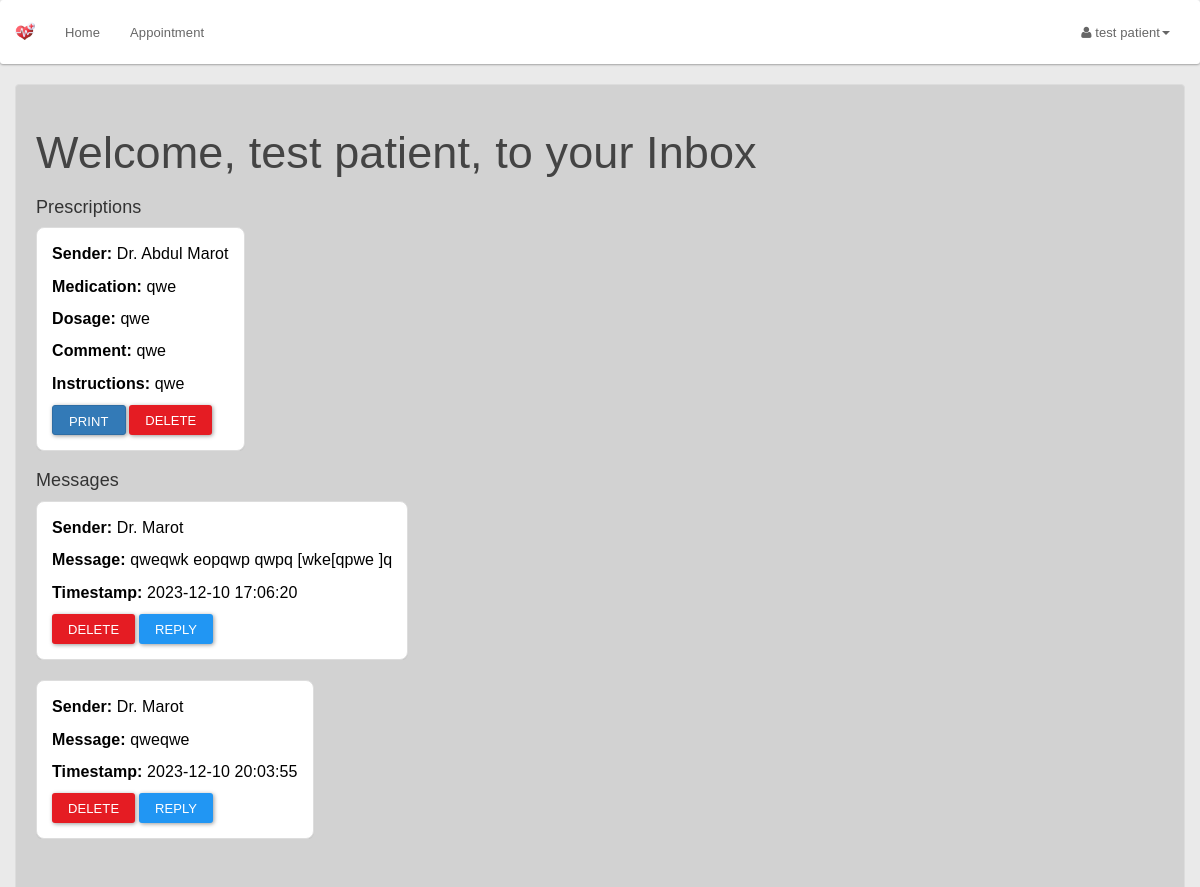
Screenshot of /patient/inbox.php (signed in) with the database file from the repository.
### tables this page shows
CREATE TABLE `patient` (
  `philhealthId` bigint(12) NOT NULL,
  `password` varchar(20) NOT NULL,
  `patientFirstName` varchar(20) NOT NULL,
  `patientLastName` varchar(20) NOT NULL,
  `patientMaritialStatus` varchar(10) NOT NULL,
  `patientDOB` date NOT NULL,
  `patientGender` varchar(10) NOT NULL,
  `patientAddress` varchar(100) NOT NULL,
  `patientPhone` varchar(15) NOT NULL,
  `patientEmail` varchar(100) NOT NULL,
  `appointmentType` enum('tb','prenatal') NOT NULL DEFAULT 'tb'
);

CREATE TABLE `prenatalprescription` (
  `prescriptionId` int(11) NOT NULL,
  `philhealthId` bigint(20) DEFAULT NULL,
  `medication` varchar(255) NOT NULL,
  `icDoctor` bigint(20) DEFAULT NULL,
  `dosage` varchar(100) NOT NULL,
  `comment` text NOT NULL,
  `instructions` text NOT NULL,
  `prescriptionDate` date DEFAULT current_timestamp()
);

CREATE TABLE `doctor` (
  `icDoctor` bigint(12) NOT NULL,
  `password` varchar(20) NOT NULL,
  `doctorId` int(3) NOT NULL,
  `doctorFirstName` varchar(50) NOT NULL,
  `doctorLastName` varchar(50) NOT NULL,
  `doctorAddress` varchar(100) NOT NULL,
  `doctorPhone` varchar(15) NOT NULL,
  `doctorEmail` varchar(20) NOT NULL,
  `doctorDOB` date NOT NULL,
  `doctorRole` varchar(255) DEFAULT NULL
);

CREATE TABLE `doctormessages` (
  `messageId` int(11) NOT NULL,
  `senderId` bigint(20) DEFAULT NULL,
  `receiverId` bigint(20) DEFAULT NULL,
  `messageContent` text DEFAULT NULL,
  `timestamp` timestamp NOT NULL DEFAULT current_timestamp()
);

### patient/inbox.php (the view, shortened to what this page needs)
<?php
include_once '../assets/conn/dbconnect.php';
$session = $_SESSION['patientSession'];
$res = mysqli_query($con, "SELECT * FROM patient WHERE philhealthId=" . $session);
$userRow = mysqli_fetch_array($res, MYSQLI_ASSOC);
$appointmentType = $userRow['appointmentType'];
$prescriptionQuery = "";
if ($appointmentType === 'tb') {
    $prescriptionQuery = "SELECT t.*, d.doctorFirstName, d.doctorLastName
                          FROM tbprescription t
                          JOIN doctor d ON t.icDoctor = d.icDoctor
                          WHERE t.philhealthId=" . $userRow['philhealthId'];
} elseif ($appointmentType === 'prenatal') {
    $prescriptionQuery = "SELECT p.*, d.doctorFirstName, d.doctorLastName
                          FROM prenatalprescription p
                          JOIN doctor d ON p.icDoctor = d.icDoctor
                          WHERE p.philhealthId=" . $userRow['philhealthId'];
}
if (!empty($prescriptionQuery)) {
    $prescriptionResult = mysqli_query($con, $prescriptionQuery);
} else {
    echo "Error: Appointment type not found.";
    exit;
}
function getAppointmentLink($appointmentType, $patientId)
{
    if ($appointmentType == 'tb') {
        return "tbpatientapplist.php?patientId=$patientId";
    } elseif ($appointmentType == 'prenatal') {
        return "patientapplist.php?patientId=$patientId";
    } else {
        return "#";
    }
}
?>
<!DOCTYPE html>
<html lang="en">
<head>
    <link href="assets/css/material.css" rel="stylesheet">
    <link href="assets/css/default/style.css" rel="stylesheet">
    <link href="assets/css/default/blocks.css" rel="stylesheet">
    <link href="assets/css/date/bootstrap-datepicker.css" rel="stylesheet">
    <link href="assets/css/date/bootstrap-datepicker3.css" rel="stylesheet">
    <link rel="stylesheet" href="assets/font-awesome/css/font-awesome.min.css" />
</head>
<body>
    <nav class="navbar navbar-default" role="navigation">
        <div class="container-fluid">
            <div class="navbar-header">
                <a class="navbar-brand" href="patient.php"><img alt="Brand" src="assets/img/cd-logo.png" height="20px"></a>
            </div>
            <div class="collapse navbar-collapse" id="bs-example-navbar-collapse-1">
                <ul class="nav navbar-nav">
                    <li><a href="patient.php">Home</a></li>
                    <li>
                        <a href="<?php echo getAppointmentLink($userRow['appointmentType'], $userRow['philhealthId']); ?>">Appointment</a>
                    </li>
                </ul>
                <ul class="nav navbar-nav navbar-right">
                    <li class="dropdown">
                        <a href="#" class="dropdown-toggle" data-toggle="dropdown"><i class="fa fa-user"></i> <?php echo $userRow['patientFirstName']; ?> <?php echo $userRow['patientLastName']; ?><b class="caret"></b></a>
                    </li>
                </ul>
            </div>
        </div>
    </nav>
    <div class="container">
        <section style="padding-bottom: 50px; padding-top: 0;">
            <div class="row">
                <div class="col-md-12">
                    <h2>Welcome, <?php echo $userRow['patientFirstName'] . ' ' . $userRow['patientLastName']; ?>, to your Inbox</h2>
                    <h3 class="prescriptions-header">Prescriptions</h3>
                    <?php
                    while ($prescriptionRow = mysqli_fetch_array($prescriptionResult, MYSQLI_ASSOC)) {
                        $messageClass = ($prescriptionRow['philhealthId']) ? 'doctor-message' : 'user-message';
                    ?>
                        <div class="message-container <?php echo $messageClass; ?>">
                            <div class="message">
                                <p><strong>Sender:</strong> Dr. <?php echo $prescriptionRow['doctorFirstName'] . ' ' . $prescriptionRow['doctorLastName']; ?></p>
                                <p><strong>Medication:</strong> <?php echo $prescriptionRow['medication']; ?></p>
                                <p><strong>Dosage:</strong> <?php echo $prescriptionRow['dosage']; ?></p>
                                <p><strong>Comment:</strong> <?php echo $prescriptionRow['comment']; ?></p>
                                <p><strong>Instructions:</strong> <?php echo $prescriptionRow['instructions']; ?></p>
                                <button class="btn btn-primary btn-print custom-btn" onclick="printPrescription(<?php echo $prescriptionRow['prescriptionId']; ?>)">Print</button>
                                <form action="deletePrescription.php" method="post" style="display: inline;">
                                    <button type="submit" class="btn btn-danger custom-btn">Delete</button>
                                </form>
                            </div>
                        </div>
                        <h3 class="messages-header">Messages</h3>
                        <?php
                        $messageQuery = "SELECT * FROM doctormessages WHERE receiverId=" . $userRow['philhealthId'] . " AND senderId=" . $prescriptionRow['icDoctor'];
                        $messageResult = mysqli_query($con, $messageQuery);
                        if ($messageResult) {
                            if (mysqli_num_rows($messageResult) > 0) {
                                while ($messageRow = mysqli_fetch_array($messageResult, MYSQLI_ASSOC)) {
                                    $messageSender = 'Dr. ' . $prescriptionRow['doctorLastName'];
                        ?>
                                    <div class="message-container user-message">
                                        <div class="message">
                                            <p><strong>Sender:</strong> <?php echo $messageSender; ?></p>
                                            <p><strong>Message:</strong> <?php echo $messageRow['messageContent']; ?></p>
                                            <p><strong>Timestamp:</strong> <?php echo $messageRow['timestamp']; ?></p>
                                            <form action="deleteMessage.php" method="post" style="display: inline-block;">
                                                <button type="submit" class="btn btn-danger custom-btn">Delete</button>
                                            </form>
                                            <button class="btn btn-primary custom-btn reply-btn" data-toggle="modal" data-target="#sendMessageModal_<?php echo $prescriptionRow['icDoctor']; ?>" data-doctorid="<?php echo $prescriptionRow['icDoctor']; ?>">Reply</button>
                                        </div>
                                    </div>
                        <?php
                                }
                            } else {
                                echo '<div class="message-container user-message"><p>No messages.</p></div>';
                            }
                        } else {
                            echo "Error in SQL query: " . mysqli_error($con);
                        }
                        ?>
                    <?php
                    }
                    ?>
                </div>
            </div>
        </section>
    </div>
</body>
</html>

### patient/assets/css/default/style.css (style rules this page uses)
body { background-color: #EAEAEA !important; }
.navbar-default .navbar-brand { color:#fff; font-size:30px; font-weight:bold; }
.navbar { margin-bottom: 0px !important; }

### patient/assets/css/default/blocks.css (style rules this page uses)
*, *:after, *:before { box-sizing: border-box; }

### patient/inbox.php (style rules this page uses)
body { font-family: 'Arial', sans-serif; background-color: #f2f2f2; margin: 0; }
.container { background-color: rgba(0, 0, 0, 0.1); padding: 20px; border: 1px solid #ddd; border-radius: 4px; margin-top: 20px; color: #fff; }
.message-container { margin-bottom: 20px; overflow: hidden; display: flex; align-items: flex-start; }
.message { background-color: #fff; padding: 15px; border: 1px solid #ddd; border-radius: 8px; box-shadow: 0 1px 1px rgba(0, 0, 0, 0.05); color: #000; }
.message p { margin: 0 0 10px; font-size: 16px; line-height: 1.4; }
.message p { margin: 0 0 10px; }
.btn-print { background-color: #337ab7; border: 1px solid #2e6da4; color: #fff; }
.custom-btn { height: 30px; line-height: 1.5; }
.prescriptions-header, .messages-header { margin-bottom: 10px; font-size: 18px; color: #333; }
.prescriptions-header, .messages-header { margin-bottom: 10px; font-size: 18px; color: #333; margin-top: 20px; }

### rows the page displays
patient: patientFirstName "test", patientLastName "patient"
prenatalprescription: icDoctor.doctorFirstName "Abdul", icDoctor.doctorLastName "Marot", medication "qwe", dosage "qwe", comment "qwe", instructions "qwe"
doctormessages: senderId.doctorLastName "Dr. Marot", messageContent "qweqwk eopqwp qwpq [wke[qpwe ]q", timestamp "2023-12-10 17:06:20"
doctormessages: senderId.doctorLastName "Dr. Marot", messageContent "qweqwe", timestamp "2023-12-10 20:03:55"
